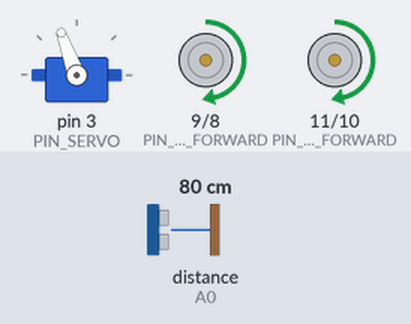
A sketch run on a simulated Arduino Uno, built with avr-gcc and run on an emulated ATmega328P. Shown: servo, motor-driver pin pairs drawn as motors (green arrow = first pin HIGH = forward, orange = second pin HIGH = backward, longer = more drive, scaled by the enable pin). Wiring (inferred from the names in the program): ultrasonic range finder: trigger A1; echo A0. The inputs (shaded band) are chosen by the test bench; at power-on: distance to the obstacle (sensor on A0) 80 cm. The echo pulse lasts 58.3 µs per cm.

Above: at 1.3 s.
1.4 s: distance to the obstacle (sensor on A0) set to 2 cm
At 2.3 s:
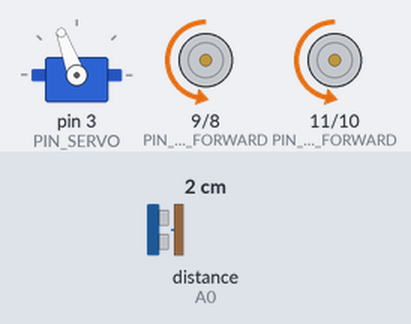
4.4 s: distance to the obstacle (sensor on A0) set to 18 cm
7.4 s: distance to the obstacle (sensor on A0) set to 22 cm
At 9.01 s:
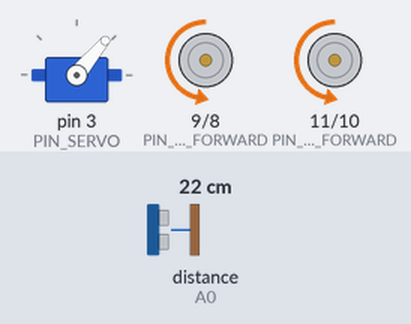
10.4 s: distance to the obstacle (sensor on A0) set to 4 cm
At 10.64 s:
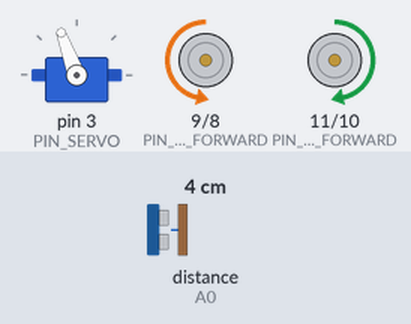
Timing chart, 0 to 14.4 s (numbered marks = the images above; inputs shaded):
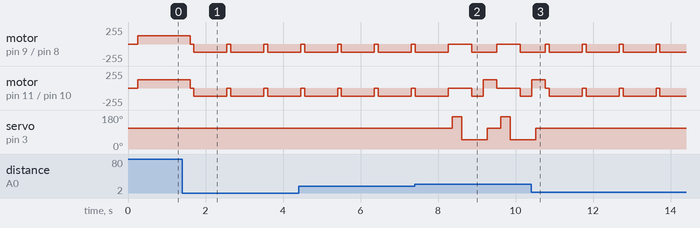

Measured:
- the behaviour switches between 20 and 21 cm on distance to the obstacle (sensor on A0) (found by bisection; images 1 and 2)
- after the input at 1.4 s, motor on pin 9 (PIN_RIGHT_MOTOR_FORWARD) / pin 8 (PIN_RIGHT_MOTOR_BACK), motor on pin 11 (PIN_LEFT_MOTOR_FORWARD) / pin 10 (PIN_LEFT_MOTOR_BACK): alternates backward 125/255 for 0.85 s and stopped for 0.10 s, starting after 0.20 s
- after the input at 7.4 s, servo on pin 3 (PIN_SERVO): 110° → 170° after 0.96 s, → 50° 0.25 s later, → 110° 0.65 s later, → 170° 0.35 s later, … (5 changes in this stretch)
- after the input at 10.4 s, servo on pin 3 (PIN_SERVO): goes on until 10.5 s, then stays 110°

The sketch:

car.ino
```cpp
#include <Servo.h>

#define PIN_RIGHT_MOTOR_ENABLE  5  // ENA
#define PIN_RIGHT_MOTOR_BACK    8  // IN1
#define PIN_RIGHT_MOTOR_FORWARD 9  // IN2

#define PIN_LEFT_MOTOR_ENABLE   6  // ENB
#define PIN_LEFT_MOTOR_BACK     10 // IN3
#define PIN_LEFT_MOTOR_FORWARD  11 // IN4

#define PIN_SONAR_ECHO          A0
#define PIN_SONAR_TRIGGER       A1

#define PIN_SERVO               3

#define SERVO_FORWARD           110
#define SERVO_LEFT              SERVO_FORWARD + 60
#define SERVO_RIGHT             SERVO_FORWARD - 60
#define SERVO_DELAY             250

#define MOTOR_PWM               125
#define MOTOR_FORWARD           1
#define MOTOR_STOP              0
#define MOTOR_BACKWARD          -1

Servo servo;

void setup() {
  Serial.begin(9600);

  pinMode(PIN_LEFT_MOTOR_ENABLE, OUTPUT);
  pinMode(PIN_LEFT_MOTOR_BACK, OUTPUT);
  pinMode(PIN_LEFT_MOTOR_FORWARD, OUTPUT);

  pinMode(PIN_RIGHT_MOTOR_ENABLE, OUTPUT);
  pinMode(PIN_RIGHT_MOTOR_BACK, OUTPUT);
  pinMode(PIN_RIGHT_MOTOR_FORWARD, OUTPUT);

  pinMode(PIN_SONAR_ECHO, INPUT);
  pinMode(PIN_SONAR_TRIGGER, OUTPUT);

  servo.attach(PIN_SERVO);

  analogWrite(PIN_LEFT_MOTOR_ENABLE, MOTOR_PWM);
  analogWrite(PIN_RIGHT_MOTOR_ENABLE, MOTOR_PWM);
}

void drive(int left, int right, int steps) {
  digitalWrite(PIN_LEFT_MOTOR_BACK, left == MOTOR_FORWARD ? LOW : HIGH);
  digitalWrite(PIN_LEFT_MOTOR_FORWARD, left == MOTOR_BACKWARD ? LOW : HIGH);

  digitalWrite(PIN_RIGHT_MOTOR_BACK, right == MOTOR_FORWARD ? LOW : HIGH);
  digitalWrite(PIN_RIGHT_MOTOR_FORWARD, right == MOTOR_BACKWARD ? LOW : HIGH);

  delay(steps);
}

void driveForward(int steps)  { drive(MOTOR_FORWARD,  MOTOR_FORWARD,  steps); }
void driveBack(int steps)     { drive(MOTOR_BACKWARD, MOTOR_BACKWARD, steps); }
void turnRight(int steps)     { drive(MOTOR_FORWARD,  MOTOR_BACKWARD, steps); }
void turnLeft(int steps)      { drive(MOTOR_BACKWARD, MOTOR_FORWARD,  steps); }
void driveStop()              { drive(MOTOR_STOP,     MOTOR_STOP,     100  ); }

float measure(int direction) {
  servo.write(direction);
  delay(SERVO_DELAY);

  digitalWrite(PIN_SONAR_TRIGGER, LOW);
  delayMicroseconds(2);
  digitalWrite(PIN_SONAR_TRIGGER, HIGH);
  delayMicroseconds(10);
  digitalWrite(PIN_SONAR_TRIGGER, LOW);

  return pulseIn(PIN_SONAR_ECHO, HIGH) / 5.8 / 10;
}

void loop() {
  float distance_forward = measure(SERVO_FORWARD);

  if (distance_forward < 20) {
    driveStop();
    driveBack(600);
  }
  else if (distance_forward < 35) {
    driveStop();

    float distance_left = measure(SERVO_LEFT);
    float distance_right = measure(SERVO_RIGHT);

    if (distance_left < 10 && distance_right < 10) {
      driveBack(900);
      turnRight(100);
    }
    else if (distance_left > distance_right) {
      driveBack(300);
      turnLeft(100);
    }
    else if (distance_left <= distance_right) {
      driveBack(300);
      turnRight(100);
    }
  } else {
    driveForward(15);
  }
}
```
